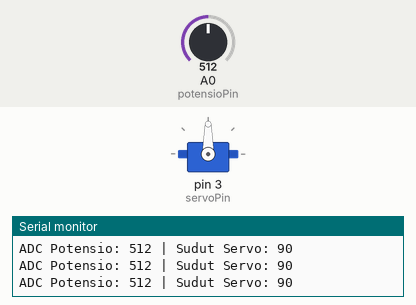
Simulated run of this sketch. Board: Arduino Uno, built with avr-gcc and run on an emulated ATmega328P. On the bench: servo, the last lines printed to the serial monitor. The test bench sets the inputs (shaded band); at power-on: A0 (potensioPin) = 512.

Above: at 1.2 s.
1.3 s: A0 (potensioPin) set to 716
At 2.2 s:
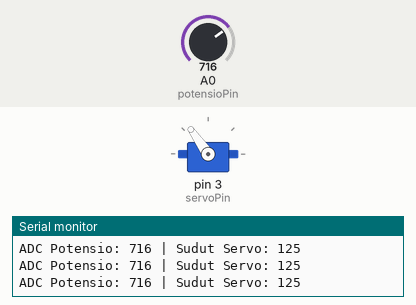
2.8 s: A0 (potensioPin) set to 900
At 3.7 s:
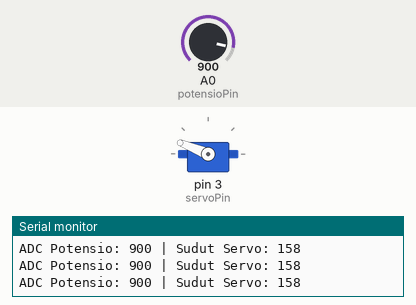
4.3 s: A0 (potensioPin) set to 1023
At 5.3 s:
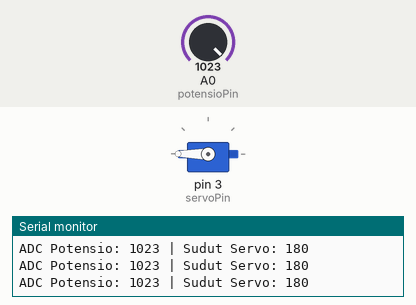
5.8 s: A0 (potensioPin) set to 1009
At 6.9 s:
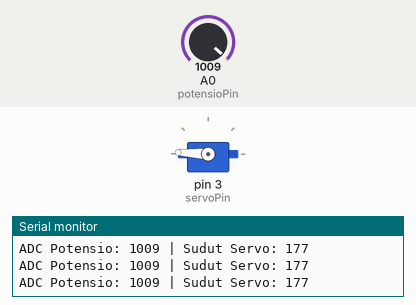
7.3 s: A0 (potensioPin) set to 990
At 8.5 s:
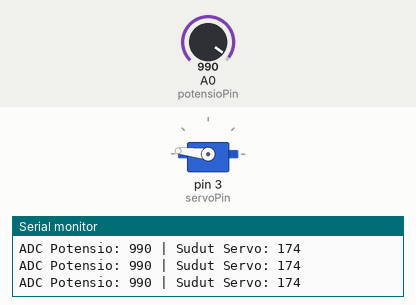
10.3 s: A0 (potensioPin) set to 11
At 11.5 s:
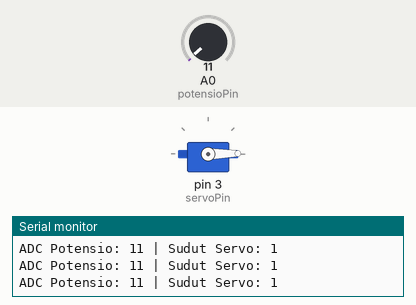
11.8 s: A0 (potensioPin) set to 8
Timing chart, 0 to 14.3 s (numbered marks = the images above; inputs shaded):
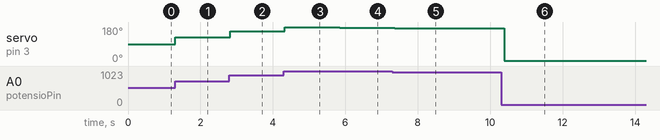

Measured:
- after the input at 1.3 s, servo on pin 3 (servoPin): 90° → 125° at once
- after the input at 2.8 s, servo on pin 3 (servoPin): 125° → 158° at once
- after the input at 4.3 s, servo on pin 3 (servoPin): 158° → 180° at once
- after the input at 5.8 s, servo on pin 3 (servoPin): 180° → 177° after 0.05 s
- after the input at 7.3 s, servo on pin 3 (servoPin): 177° → 174° after 0.06 s
- after the input at 10.3 s, servo on pin 3 (servoPin): 174° → 1° after 0.08 s

The sketch:

adc-servo.ino
```cpp
#include <Servo.h> // library untuk servo motor

Servo myservo; // membuat objek servo

// ===================== PIN SETUP =====================
// Tentukan pin yang digunakan untuk potensiometer dan servo
const int potensioPin = A0;   // isi pin analog input (contoh A0)
const int servoPin = 3;      // isi pin digital untuk servo (PWM)

// ===================== VARIABEL =====================
// Variabel untuk menyimpan data ADC dan sudut servo
int pos = 0; // isi dengan tipe data dan inisialisasi awal
int val = 0; // isi dengan tipe data dan inisialisasi awal

void setup() {

  // Hubungkan servo ke pin yang sudah ditentukan
  myservo.attach(servoPin); // isi dengan servoPin

  // Aktifkan komunikasi serial untuk monitoring
  Serial.begin(9600); // isi baud rate (contoh 9600)

}

void loop() {

  // ===================== PEMBACAAN ADC =====================
  // Baca nilai dari potensiometer (rentang 0–1023)
  val = analogRead(potensioPin); // isi dengan potensioPin

  // ===================== KONVERSI DATA =====================
  // Ubah nilai ADC menjadi sudut servo (0–180 derajat)
  pos = map(val,
             0,   // isi nilai minimum ADC
             1023,   // isi nilai maksimum ADC
             0,   // isi sudut minimum servo
             180);  // isi sudut maksimum servo

  // ===================== OUTPUT SERVO =====================
  // Gerakkan servo sesuai hasil mapping
  myservo.write(pos); // isi dengan variabel sudut

  // ===================== MONITORING DATA =====================
  // Tampilkan data ADC dan sudut servo ke Serial Monitor
  Serial.print("ADC Potensio: ");
  Serial.print(val); // isi variabel ADC

  Serial.print(" | Sudut Servo: ");
  Serial.println(pos); // isi variabel sudut

  // ===================== STABILISASI =====================
  // Delay untuk memberi waktu servo bergerak stabil
  delay(100); // isi dalam milidetik
}
```
